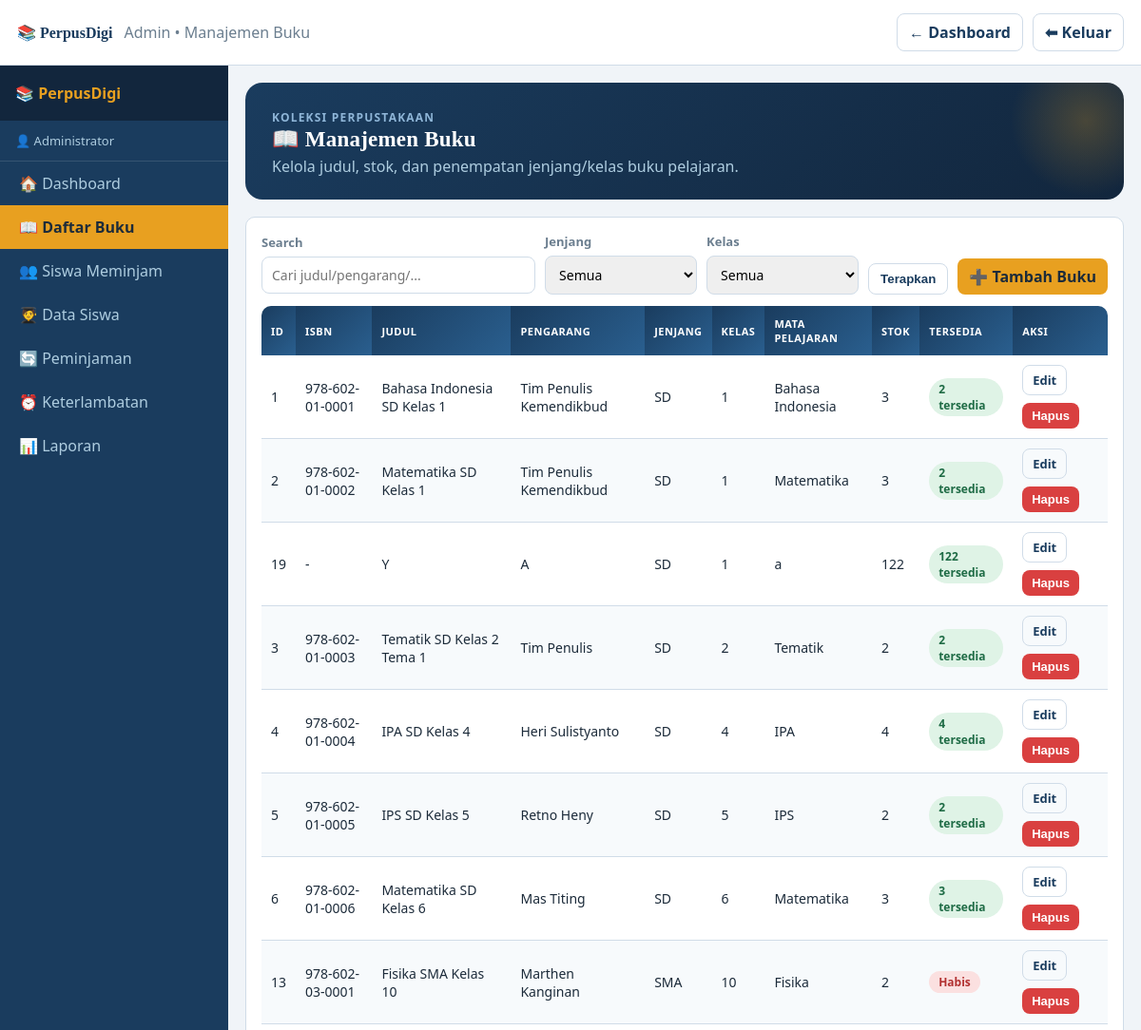
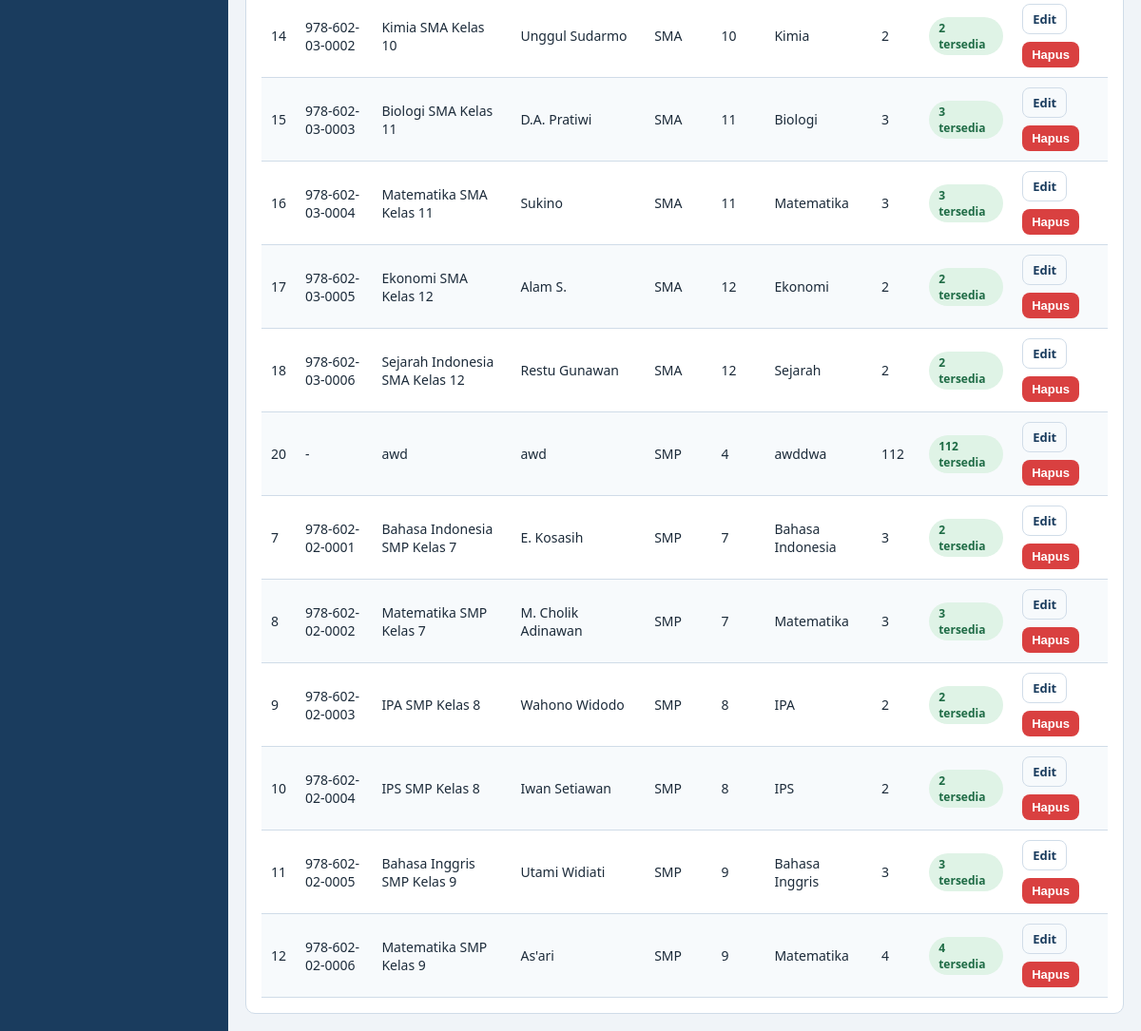
Page /admin/buku (signed in) on the committed database (2 pictures, top to bottom).
### tables this page shows
CREATE TABLE buku (
            id INTEGER PRIMARY KEY AUTOINCREMENT,
            isbn TEXT UNIQUE,
            judul TEXT NOT NULL,
            pengarang TEXT NOT NULL,
            penerbit TEXT,
            tahun_terbit INTEGER,
            jenjang TEXT NOT NULL,
            kelas TEXT NOT NULL,
            mata_pelajaran TEXT NOT NULL,
            stok INTEGER DEFAULT 1,
            stok_tersedia INTEGER DEFAULT 1,
            created_at TEXT DEFAULT (datetime('now','localtime'))
        );

### web_app.py (the view)
    @app.get("/admin/buku")
    def admin_buku():
        if current_role() != "admin":
            return redirect(url_for("mode_select"))
        search = request.args.get("search", "").strip()
        jenjang = request.args.get("jenjang", "Semua")
        kelas = request.args.get("kelas", "Semua")
        buku_list = BukuModel.get_all(
            search=search,
            jenjang="" if jenjang == "Semua" else jenjang,
            kelas="" if kelas == "Semua" else kelas,
        )
        return render_template(
            "admin/buku_list.html",
            admin=session.get("admin", {}),
            buku_list=buku_list,
            search=search,
            jenjang=jenjang,
            kelas=kelas,
            jenjang_options=BukuModel.JENJANG,
        )

### models/database.py (called while the page is built)
def get_connection():
    conn = sqlite3.connect(DB_PATH)
    conn.row_factory = sqlite3.Row
    conn.execute("PRAGMA foreign_keys = ON")
    return conn

    @staticmethod
    def get_all(search="", jenjang="", kelas="", mapel=""):
        conn = get_connection()
        query = "SELECT * FROM buku WHERE 1=1"
        params = []
        if search:
            query += " AND (judul LIKE ? OR pengarang LIKE ? OR isbn LIKE ?)"
            params += [f"%{search}%", f"%{search}%", f"%{search}%"]
        if jenjang:
            query += " AND jenjang=?"
            params.append(jenjang)
        if kelas:
            query += " AND kelas=?"
            params.append(kelas)
        if mapel:
            query += " AND mata_pelajaran=?"
            params.append(mapel)
        query += " ORDER BY jenjang, kelas, mata_pelajaran, judul"
        rows = conn.execute(query, params).fetchall()
        conn.close()
        return [dict(r) for r in rows]

### web/templates/admin/buku_list.html (shortened to what this page needs)
{% extends "base.html" %}
{% set use_shell = true %}
{% set nav_role = "admin" %}
{% set nav_user = admin.nama %}
{% set page_subtitle = "Admin • Manajemen Buku" %}
{% set page_back_href = "/admin/dashboard" %}
{% set page_back_label = "Dashboard" %}
{% block content %}
    <div class="page-hero fade-up">
      <span class="eyebrow" style="color:#8FB6D8;">Koleksi Perpustakaan</span>
      <h2>📖 Manajemen Buku</h2>
      <div class="muted">Kelola judul, stok, dan penempatan jenjang/kelas buku pelajaran.</div>
    </div>
    <div class="card">
      <form method="get" action="/admin/buku">
        <div class="row" style="justify-content:space-between;">
          <div style="flex:2; min-width:260px;">
            <label>Search</label>
            <input type="text" name="search" value="{{ search }}" placeholder="Cari judul/pengarang/...">
          </div>
          <div style="flex:1; min-width:160px;">
            <label>Jenjang</label>
            <select name="jenjang">
              <option value="Semua" {% if jenjang=='Semua' %}selected{% endif %}>Semua</option>
            </select>
          </div>
          <div style="flex:1; min-width:160px;">
            <label>Kelas</label>
            <select name="kelas">
              <option value="Semua" {% if kelas=='Semua' %}selected{% endif %}>Semua</option>
            </select>
          </div>
          <div style="align-self:end;">
            <button class="btn secondary" type="submit">Terapkan</button>
          </div>
          <div style="align-self:end;">
            <a class="btn primary" href="/admin/buku/new">➕ Tambah Buku</a>
          </div>
        </div>
      </form>
      <div style="height:12px;"></div>
      <div style="overflow:auto;">
        <table>
          <thead>
            <tr>
              <th>ID</th>
              <th>ISBN</th>
              <th>Judul</th>
              <th>Pengarang</th>
              <th>Jenjang</th>
              <th>Kelas</th>
              <th>Mata Pelajaran</th>
              <th>Stok</th>
              <th>Tersedia</th>
              <th>Aksi</th>
            </tr>
          </thead>
          <tbody>
            {% for b in buku_list %}
              <tr>
                <td>{{ b.id }}</td>
                <td>{{ b.isbn or '-' }}</td>
                <td>{{ b.judul }}</td>
                <td>{{ b.pengarang }}</td>
                <td>{{ b.jenjang }}</td>
                <td>{{ b.kelas }}</td>
                <td>{{ b.mata_pelajaran }}</td>
                <td>{{ b.stok }}</td>
                <td>
                  {% if b.stok_tersedia==0 %}
                    <span class="badge tone-danger">Habis</span>
                  {% else %}
                    <span class="badge tone-success">{{ b.stok_tersedia }} tersedia</span>
                  {% endif %}
                </td>
                <td>
                  <div class="row" style="gap:8px;">
                    <a class="btn small secondary" href="/admin/buku/{{ b.id }}/edit">Edit</a>
                    <form method="post" action="/admin/buku/delete" onsubmit="return confirm('Hapus buku: {{ b.judul }} ?');">
                      <button class="btn small danger" type="submit">Hapus</button>
                    </form>
                  </div>
                </td>
              </tr>
            {% endfor %}
          </tbody>
        </table>
      </div>
    </div>
{% endblock %}

### web/static/css/style.css (style rules this page uses)
:root { --bg:#F0F4F8; --card:#FFFFFF; --paper:#FBF8F1; --sidebar:#1A3C5E; --sidebar_h:#2A5F8F; --siswa:#1E6B45; --siswa_d:#124530; --siswa_soft:#E7F3EC; --accent:#E8A020; --accent_d:#C4841A; --text:#1C2B3A; --muted:#6B7E8F; --danger:#D94040; --success:#2E9E5E; --warning:#E07B1A; --border:#D0DCE8; --font-display: Georgia, 'Iowan Old Style', 'Palatino Linotype', 'Times New Roman', serif; --font-body: Segoe UI, Arial, sans-serif; --shadow-sm: 0 1px 2px rgba(28,43,58,0.06); --shadow-md: 0 8px 24px rgba(28,43,58,0.10); --shadow-lg: 0 20px 48px rgba(28,43,58,0.16); --radius-sm: 8px; --radius-md: 14px; --radius-lg: 20px; --sidebar-w: 240px; --topbar-h: 60px; }
* { box-sizing:border-box; }
body { margin:0; font-family: var(--font-body); background:var(--bg); color:var(--text); }
h1, h2, h3 { font-family: var(--font-display); letter-spacing:0.2px; }
.card { background:var(--card); border:1px solid var(--border); border-radius:10px; padding:16px; }
table { width:100%; border-collapse:collapse; }
th, td { padding:10px; border-bottom:1px solid var(--border); text-align:left; font-size:14px; }
th { background:#F7FAFC; }
.btn { display:inline-block; padding:8px 12px; border:none; border-radius:8px; text-decoration:none; cursor:pointer; font-weight:700; transition: transform 0.12s ease, box-shadow 0.12s ease, background-color 0.12s ease; white-space:nowrap; }
.btn.primary { background:var(--accent); color:var(--text); }
.btn.secondary { background:transparent; color:var(--sidebar); border:1px solid var(--border); }
.btn.danger { background:var(--danger); color:#fff; }
.btn.small { padding:6px 10px; font-weight:700; font-size:13px; }
.row { display:flex; gap:10px; align-items:center; flex-wrap:wrap; }
input[type="text"], input[type="password"], select, textarea, input[type="number"] { padding:9px 10px; border-radius:8px; border:1px solid var(--border); width:100%; box-sizing:border-box; font-size:14px; font-family: var(--font-body); transition: border-color 0.12s ease, box-shadow 0.12s ease; }
label { display:block; font-size:13px; margin-bottom:6px; color:var(--muted); font-weight:700; }
.muted { color:var(--muted); }
.eyebrow { display:inline-flex; align-items:center; gap:6px; font-size:12px; font-weight:800; letter-spacing:1.2px; text-transform:uppercase; color:var(--sidebar); }
.badge { display:inline-block; padding:3px 10px; border-radius:999px; font-size:12px; font-weight:700; background: var(--border); color: var(--text); }
.fade-up { animation: fadeUp 0.5s ease both; }
.content-admin .page-hero { background: linear-gradient(135deg, var(--sidebar) 0%, #12263D 100%); border-radius:18px; padding:24px 28px; color:#fff; margin-bottom:18px; position:relative; overflow:hidden; }
.content-admin .page-hero::after { content:""; position:absolute; right:-40px; top:-40px; width:160px; height:160px; border-radius:50%; background:radial-gradient(circle, rgba(232,160,32,0.25) 0%, rgba(232,160,32,0) 70%); }
.content-admin .page-hero h2 { color:#fff; margin:0 0 4px 0; font-size:23px; position:relative; z-index:1; }
.content-admin .page-hero .muted { color:#AECDE0; position:relative; z-index:1; }
.content-admin table thead th { background: linear-gradient(135deg, var(--sidebar) 0%, var(--sidebar_h) 100%); color:#fff; font-weight:700; text-transform:uppercase; font-size:11px; letter-spacing:0.5px; border-bottom:none; padding:11px 10px; }
.content-admin table thead tr th:first-child { border-radius:10px 0 0 0; }
.content-admin table thead tr th:last-child { border-radius:0 10px 0 0; }
.content-admin table tbody tr { transition: background-color .1s ease; }
.content-admin table tbody tr:nth-child(even) { background:#F7FAFC; }
.badge.tone-success { background:#DFF3E6; color:#1E6B45; }
.badge.tone-danger { background:#FBE0E0; color:#B23030; }

### rows in the picture
buku: id "1", isbn "978-602-01-0001", judul "Bahasa Indonesia SD Kelas 1", pengarang "Tim Penulis Kemendikbud", jenjang "SD", kelas "1", mata_pelajaran "Bahasa Indonesia", stok "3", stok_tersedia "2"
buku: id "2", isbn "978-602-01-0002", judul "Matematika SD Kelas 1", pengarang "Tim Penulis Kemendikbud", jenjang "SD", kelas "1", mata_pelajaran "Matematika", stok "3", stok_tersedia "2"
buku: id "19", isbn "-", judul "Y", pengarang "A", jenjang "SD", kelas "1", mata_pelajaran "a", stok "122", stok_tersedia "122"
buku: id "3", isbn "978-602-01-0003", judul "Tematik SD Kelas 2 Tema 1", pengarang "Tim Penulis", jenjang "SD", kelas "2", mata_pelajaran "Tematik", stok "2", stok_tersedia "2"
buku: id "4", isbn "978-602-01-0004", judul "IPA SD Kelas 4", pengarang "Heri Sulistyanto", jenjang "SD", kelas "4", mata_pelajaran "IPA", stok "4", stok_tersedia "4"
buku: id "5", isbn "978-602-01-0005", judul "IPS SD Kelas 5", pengarang "Retno Heny", jenjang "SD", kelas "5", mata_pelajaran "IPS", stok "2", stok_tersedia "2"
buku: id "6", isbn "978-602-01-0006", judul "Matematika SD Kelas 6", pengarang "Mas Titing", jenjang "SD", kelas "6", mata_pelajaran "Matematika", stok "3", stok_tersedia "3"
buku: id "13", isbn "978-602-03-0001", judul "Fisika SMA Kelas 10", pengarang "Marthen Kanginan", jenjang "SMA", kelas "10", mata_pelajaran "Fisika", stok "2", stok_tersedia "Habis"
buku: id "14", isbn "978-602-03-0002", judul "Kimia SMA Kelas 10", pengarang "Unggul Sudarmo", jenjang "SMA", kelas "10", mata_pelajaran "Kimia", stok "2", stok_tersedia "2"
buku: id "15", isbn "978-602-03-0003", judul "Biologi SMA Kelas 11", pengarang "D.A. Pratiwi", jenjang "SMA", kelas "11", mata_pelajaran "Biologi", stok "3", stok_tersedia "3"
buku: id "16", isbn "978-602-03-0004", judul "Matematika SMA Kelas 11", pengarang "Sukino", jenjang "SMA", kelas "11", mata_pelajaran "Matematika", stok "3", stok_tersedia "3"
buku: id "17", isbn "978-602-03-0005", judul "Ekonomi SMA Kelas 12", pengarang "Alam S.", jenjang "SMA", kelas "12", mata_pelajaran "Ekonomi", stok "2", stok_tersedia "2"
buku: id "18", isbn "978-602-03-0006", judul "Sejarah Indonesia SMA Kelas 12", pengarang "Restu Gunawan", jenjang "SMA", kelas "12", mata_pelajaran "Sejarah", stok "2", stok_tersedia "2"
buku: id "20", isbn "-", judul "awd", pengarang "awd", jenjang "SMP", kelas "4", mata_pelajaran "awddwa", stok "112", stok_tersedia "112"
buku: id "7", isbn "978-602-02-0001", judul "Bahasa Indonesia SMP Kelas 7", pengarang "E. Kosasih", jenjang "SMP", kelas "7", mata_pelajaran "Bahasa Indonesia", stok "3", stok_tersedia "2"
buku: id "8", isbn "978-602-02-0002", judul "Matematika SMP Kelas 7", pengarang "M. Cholik Adinawan", jenjang "SMP", kelas "7", mata_pelajaran "Matematika", stok "3", stok_tersedia "3"
buku: id "9", isbn "978-602-02-0003", judul "IPA SMP Kelas 8", pengarang "Wahono Widodo", jenjang "SMP", kelas "8", mata_pelajaran "IPA", stok "2", stok_tersedia "2"
buku: id "10", isbn "978-602-02-0004", judul "IPS SMP Kelas 8", pengarang "Iwan Setiawan", jenjang "SMP", kelas "8", mata_pelajaran "IPS", stok "2", stok_tersedia "2"
buku: id "11", isbn "978-602-02-0005", judul "Bahasa Inggris SMP Kelas 9", pengarang "Utami Widiati", jenjang "SMP", kelas "9", mata_pelajaran "Bahasa Inggris", stok "3", stok_tersedia "3"
buku: id "12", isbn "978-602-02-0006", judul "Matematika SMP Kelas 9", pengarang "As'ari", jenjang "SMP", kelas "9", mata_pelajaran "Matematika", stok "4", stok_tersedia "4"

### other values in the picture
{{ page_icon or '📚' }} "📚"
{{ page_subtitle or '' }} "Admin • Manajemen Buku"
{{ page_back_label or 'Kembali' }} "Dashboard"
{{ nav_user or '' }} "Administrator"
